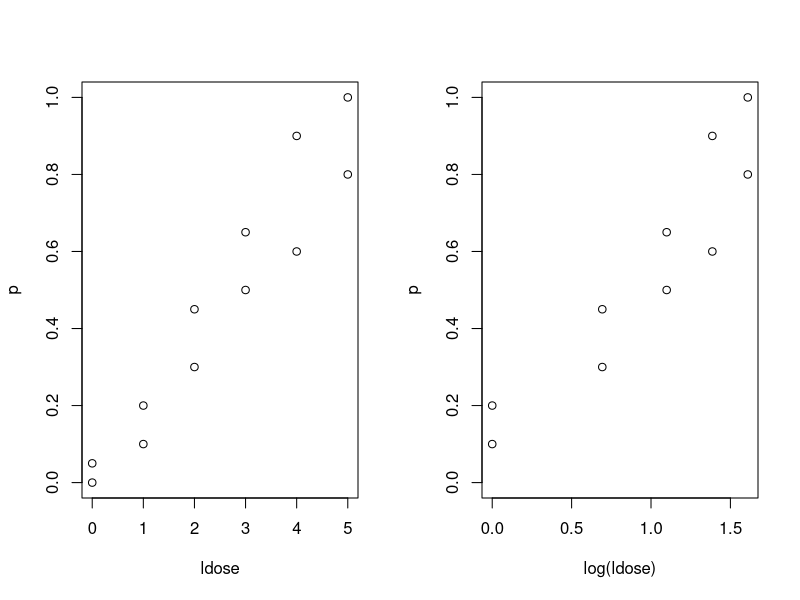

Reproduce this figure in R. (Note: this script raises an error after producing the figure.)
################################################################
# >eR-BioStat                                                  #
#                                                              #
# GLM                                                          # 
# CAHPTER 8                                                    #
# GLM                                                          #
#                                                              #
# 2018                                                         #
# Ziv Shkedy &  Fetene Tekle                                   #
################################################################



################################################################
## Example 1: Budworm data dose response data of the binomial  #
################################################################

ldose <- rep(0:5, 2)
numdead <- c(1, 4, 9, 13, 18, 20, 0, 2, 6, 10, 12, 16)
sex <- factor(rep(c("M", "F"), c(6, 6)))
SF <- cbind(numdead, numalive=20-numdead)
p<-numdead/20
budworm.lg <- glm(SF ~ sex*ldose, family=binomial)

summary(budworm.lg)$cov.unscaled


summary(budworm.lg)



par(mfrow=c(1,2))
plot(p ~ ldose)
plot(p ~ log(ldose))

budworm.lg1 <- glm(SF ~ ldose, family=binomial)
budworm.lg2 <- glm(SF ~ sex + ldose, family=binomial)
budworm.lg3<- glm(SF ~ sex*ldose, family=binomial)

summary(budworm.lg1)
summary(budworm.lg2)
anova(budworm.lg1,budworm.lg2)
anova.glm(budworm.lg1,budworm.lg2,test="Chisq") 

summary(budworm.lg3)

anova.glm(budworm.lg2,budworm.lg3,test="Chisq") 

anova.glm(budworm.lg1,budworm.lg2,budworm.lg3,test="Chisq") 

update(budworm.lg3,~. -sex:ldose)

#########################################################
# End of code for Chapter 8                            ##
#########################################################

#########################################################
# Some extra code                                      ##
#########################################################

logLik(budworm.lg1)
logLik(budworm.lg2)
logLik(budworm.lg3)


budworm.lg1$null.deviance
budworm.lg1$deviance
budworm.lg2$null.deviance
budworm.lg2$deviance
budworm.lg3$null.deviance
budworm.lg3$deviance

#########################################################
# END OF CHAPTER 8                                      #
#########################################################

